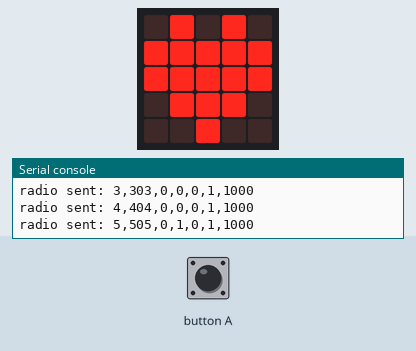
Simulated run of this program. Board: BBC micro:bit running MicroPython. Shown: the board's 5×5 LED display, the last lines printed to the serial console. The test bench sets the inputs (shaded band). No radio messages arrive unless stated (any console line starting 'radio sent:' is added by the test bench).

Above: at 0.6 s.
1.3 s: button A pressed for 3.2 s
At 4.9 s:
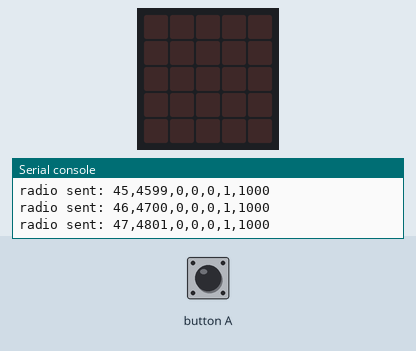
Timing chart, 0 to 6.4 s (numbered marks = the images above; inputs shaded):
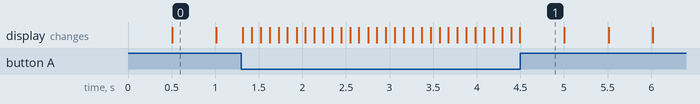

Measured:
- what the display in image 0 shows lasts 0.5 s, from 0.5 s to 1.0 s

The program:

microbit_radio_sender.py
```python
# micro:bit V2 MicroPython teaching bridge; proprietary radio, NOT BLE.
# A+B selection is unnecessary: flash receiver code on a second micro:bit.
from microbit import button_a, display, running_time, sleep, Image
import radio
radio.config(group=42, channel=7, length=64)
radio.on()
seq = 0
led = False
edge = 0
while True:
    ms = running_time()
    button = int(button_a.is_pressed())
    period = 200 if button else 1000
    if ms - edge >= period // 2:
        edge = ms
        led = not led
        if led: display.show(Image.HEART)
        else: display.clear()
    # Protocol-compatible normalized input is binary button state in this lesson.
    radio.send("{},{},{},{},{},1,{}".format(seq, ms & 0xffffffff,
               button * 65535, int(led), button, period))
    seq = (seq + 1) & 65535
    sleep(100)
```
